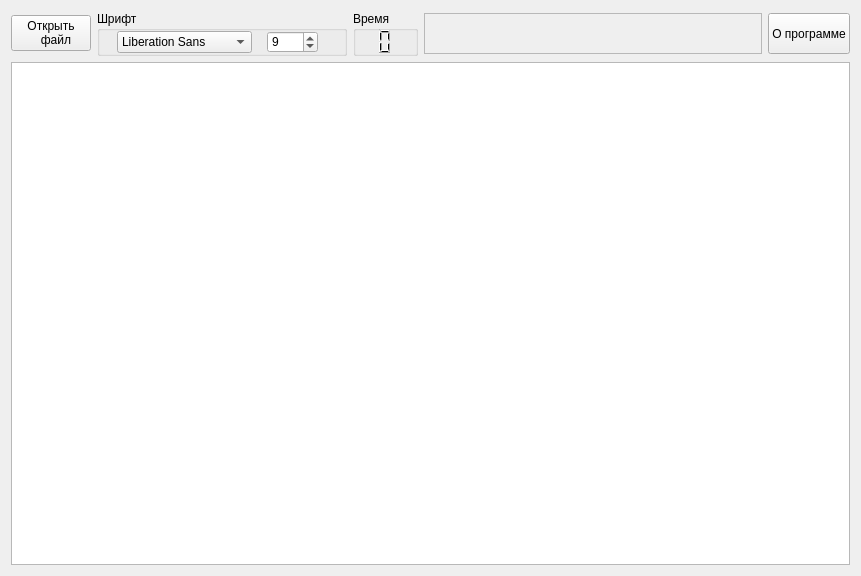
<?xml version="1.0" encoding="UTF-8"?>
<ui version="4.0">
 <class>MainWindow</class>
 <widget class="QWidget" name="MainWindow">
  <property name="geometry">
   <rect>
    <x>0</x>
    <y>0</y>
    <width>861</width>
    <height>576</height>
   </rect>
  </property>
  <property name="windowTitle">
   <string>Проверка скорости чтения</string>
  </property>
  <property name="windowIcon">
   <iconset>
    <normaloff>:/reader/icon.ico</normaloff>:/reader/icon.ico</iconset>
  </property>
  <layout class="QVBoxLayout" name="verticalLayout">
   <item>
    <layout class="QHBoxLayout" name="horizontalLayout">
     <item>
      <widget class="QPushButton" name="openButton">
       <property name="focusPolicy">
        <enum>Qt::NoFocus</enum>
       </property>
       <property name="acceptDrops">
        <bool>false</bool>
       </property>
       <property name="text">
        <string>Открыть
   файл</string>
       </property>
       <property name="icon">
        <iconset theme="standart" resource="Reader.qrc">
         <normaloff>:/icons/openButton.png</normaloff>:/icons/openButton.png</iconset>
       </property>
       <property name="iconSize">
        <size>
         <width>32</width>
         <height>32</height>
        </size>
       </property>
       <property name="checkable">
        <bool>false</bool>
       </property>
       <property name="autoRepeat">
        <bool>false</bool>
       </property>
       <property name="autoDefault">
        <bool>false</bool>
       </property>
       <property name="default">
        <bool>false</bool>
       </property>
       <property name="flat">
        <bool>false</bool>
       </property>
      </widget>
     </item>
     <item>
      <widget class="QGroupBox" name="groupBox">
       <property name="minimumSize">
        <size>
         <width>250</width>
         <height>45</height>
        </size>
       </property>
       <property name="maximumSize">
        <size>
         <width>16777215</width>
         <height>60</height>
        </size>
       </property>
       <property name="title">
        <string>Шрифт</string>
       </property>
       <widget class="QFontComboBox" name="fontComboBox">
        <property name="geometry">
         <rect>
          <x>20</x>
          <y>20</y>
          <width>135</width>
          <height>22</height>
         </rect>
        </property>
        <property name="focusPolicy">
         <enum>Qt::NoFocus</enum>
        </property>
        <property name="editable">
         <bool>false</bool>
        </property>
        <property name="writingSystem">
         <enum>QFontDatabase::Cyrillic</enum>
        </property>
       </widget>
       <widget class="QSpinBox" name="spinBox">
        <property name="enabled">
         <bool>true</bool>
        </property>
        <property name="geometry">
         <rect>
          <x>170</x>
          <y>20</y>
          <width>51</width>
          <height>22</height>
         </rect>
        </property>
        <property name="focusPolicy">
         <enum>Qt::NoFocus</enum>
        </property>
        <property name="contextMenuPolicy">
         <enum>Qt::NoContextMenu</enum>
        </property>
        <property name="wrapping">
         <bool>true</bool>
        </property>
        <property name="frame">
         <bool>true</bool>
        </property>
        <property name="readOnly">
         <bool>false</bool>
        </property>
        <property name="buttonSymbols">
         <enum>QAbstractSpinBox::UpDownArrows</enum>
        </property>
        <property name="accelerated">
         <bool>true</bool>
        </property>
        <property name="keyboardTracking">
         <bool>true</bool>
        </property>
        <property name="minimum">
         <number>9</number>
        </property>
        <property name="maximum">
         <number>18</number>
        </property>
       </widget>
      </widget>
     </item>
     <item>
      <widget class="QGroupBox" name="groupBox_2">
       <property name="maximumSize">
        <size>
         <width>16777215</width>
         <height>50</height>
        </size>
       </property>
       <property name="title">
        <string>Время</string>
       </property>
       <widget class="QLCDNumber" name="lcdNumber">
        <property name="geometry">
         <rect>
          <x>-30</x>
          <y>10</y>
          <width>71</width>
          <height>41</height>
         </rect>
        </property>
        <property name="frameShape">
         <enum>QFrame::NoFrame</enum>
        </property>
        <property name="frameShadow">
         <enum>QFrame::Sunken</enum>
        </property>
       </widget>
      </widget>
     </item>
     <item>
      <widget class="QTextEdit" name="instructionsBox">
       <property name="enabled">
        <bool>false</bool>
       </property>
       <property name="maximumSize">
        <size>
         <width>16777215</width>
         <height>41</height>
        </size>
       </property>
       <property name="focusPolicy">
        <enum>Qt::NoFocus</enum>
       </property>
       <property name="autoFillBackground">
        <bool>false</bool>
       </property>
       <property name="verticalScrollBarPolicy">
        <enum>Qt::ScrollBarAlwaysOff</enum>
       </property>
       <property name="horizontalScrollBarPolicy">
        <enum>Qt::ScrollBarAlwaysOff</enum>
       </property>
       <property name="html">
        <string>&lt;!DOCTYPE HTML PUBLIC &quot;-//W3C//DTD HTML 4.0//EN&quot; &quot;http://www.w3.org/TR/REC-html40/strict.dtd&quot;&gt;
&lt;html&gt;&lt;head&gt;&lt;meta name=&quot;qrichtext&quot; content=&quot;1&quot; /&gt;&lt;style type=&quot;text/css&quot;&gt;
p, li { white-space: pre-wrap; }
&lt;/style&gt;&lt;/head&gt;&lt;body style=&quot; font-family:'Ubuntu'; font-size:11pt; font-weight:400; font-style:normal;&quot;&gt;
&lt;p style=&quot;-qt-paragraph-type:empty; margin-top:0px; margin-bottom:0px; margin-left:0px; margin-right:0px; -qt-block-indent:0; text-indent:0px; font-family:'MS Shell Dlg 2'; font-size:8pt;&quot;&gt;&lt;br /&gt;&lt;/p&gt;&lt;/body&gt;&lt;/html&gt;</string>
       </property>
      </widget>
     </item>
     <item>
      <widget class="QPushButton" name="infoButton">
       <property name="maximumSize">
        <size>
         <width>16777215</width>
         <height>41</height>
        </size>
       </property>
       <property name="focusPolicy">
        <enum>Qt::NoFocus</enum>
       </property>
       <property name="acceptDrops">
        <bool>false</bool>
       </property>
       <property name="text">
        <string>О программе</string>
       </property>
       <property name="icon">
        <iconset resource="Reader.qrc">
         <normaloff>:/icons/infoButton.png</normaloff>:/icons/infoButton.png</iconset>
       </property>
       <property name="iconSize">
        <size>
         <width>36</width>
         <height>36</height>
        </size>
       </property>
       <property name="checkable">
        <bool>false</bool>
       </property>
       <property name="autoRepeat">
        <bool>false</bool>
       </property>
       <property name="autoDefault">
        <bool>false</bool>
       </property>
       <property name="default">
        <bool>false</bool>
       </property>
       <property name="flat">
        <bool>false</bool>
       </property>
      </widget>
     </item>
    </layout>
   </item>
   <item>
    <widget class="QTextBrowser" name="textBrowser">
     <property name="focusPolicy">
      <enum>Qt::NoFocus</enum>
     </property>
     <property name="verticalScrollBarPolicy">
      <enum>Qt::ScrollBarAlwaysOff</enum>
     </property>
     <property name="horizontalScrollBarPolicy">
      <enum>Qt::ScrollBarAlwaysOff</enum>
     </property>
     <property name="tabChangesFocus">
      <bool>false</bool>
     </property>
     <property name="readOnly">
      <bool>true</bool>
     </property>
    </widget>
   </item>
  </layout>
 </widget>
 <layoutdefault spacing="6" margin="11"/>
 <resources>
  <include location="Reader.qrc"/>
 </resources>
 <connections/>
</ui>
